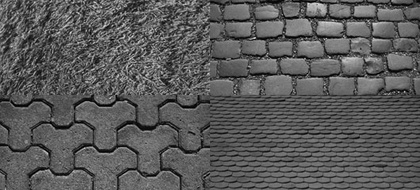
%> input picture Knot Recognition/code/margin/GMRF/texture.jpg, 420 x 190 px, shrunk from 530 x 240 before the run
$ octave --eval "result = GLDS(imread('../GMRF/texture.jpg'));"   (GNU Octave 9; MATLAB toolbox functions it lacks are replaced by stand-ins)
%> lines starting %> are read from the running program, lines starting %| are printed output that depends on the picture
function T = GLDS(I)
%I=imread('2.1.JPG.jpg');   %读取图像
A=double(I);    %转换成double类型
[m,n]=size(A);    %得到图像的高度和宽度
%> m = 190; n = 420
B=A;
C=zeros(m,n);
for i=1:m-1
    for j=1:n-1
        B(i,j)=A(i+1,j+1);
        C(i,j)=abs(round(A(i,j)-B(i,j)));    %计算灰度差分图像
    end
end
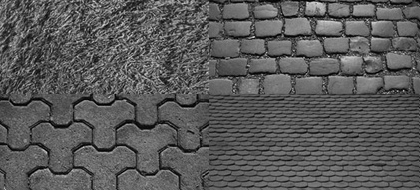
%> B: size 190x420 double; min 0, max 218, mean 90; mean of the top-left, top-right, bottom-left and bottom-right quarters 90, 97.2, 88.5, 84.4
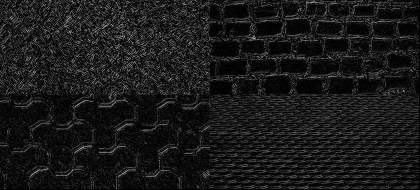
%> C: size 190x420 double; min 0, max 188, mean 25.1
h=imhist(mat2gray(C))/(m*n);    %计算灰度差分图像直方图
%> h = 256 values, max 0.0381 at index 2, min 0 at index 3, mean 0.00391
MEAN=0;    %设置变量初值
CON=0;    %设置变量初值
ASM=0;    %设置变量初值
ENT=0;    %设置变量初值
for i=1:256
    MEAN=MEAN+(i*h(i))/256;    %计算平均值
    CON=CON+i*i*h(i);    %计算对比度
    ASM=ASM+h(i)*h(i);    %计算角度方向二阶矩
    if(h(i)>0)
    ENT=ENT-h(i)*log2(h(i));    %计算熵
    end
end
%> this loop made 256 passes
%> (MEAN, CON, ASM, ENT) on passes 1, 2, 4, 5, 6, 8, 9, 10, 12, 13, 15, 16: (0.000104, 0.0266, 0.000708, 0.139), (0.000402, 0.179, 0.00216, 0.319), (0.000989, 0.78, 0.00357, 0.497), (0.00172, 1.71, 0.00496, 0.674), (0.00254, 2.98, 0.00621, 0.844), (0.00363, 5.21, 0.00742, 1.01), (0.00475, 7.8, 0.00844, 1.17), (0.00596, 10.87, 0.00939, 1.33), (0.0073, 15, 0.0102, 1.47), (0.00867, 19.57, 0.0109, 1.61), (0.0101, 25.24, 0.0116, 1.75), (0.0116, 31.2, 0.0121, 1.87)
%> (MEAN, CON, ASM) on passes 3, 7, 11, 14, 18, 22: (0.000402, 0.179, 0.00216), (0.00254, 2.98, 0.00621), (0.00596, 10.87, 0.00939), (0.00867, 19.57, 0.0109), (0.0131, 37.69, 0.0126), (0.018, 62.64, 0.0139)
%> after the loop, ASM = 0.0192; CON = 2252.6; ENT = 6.1; MEAN = 0.137
T=[];
T=[MEAN CON ASM ENT];
%> T = [0.137 2252.6 0.0192 6.1]
%MEAN,CON,ASM,ENT    %显示计算结果
